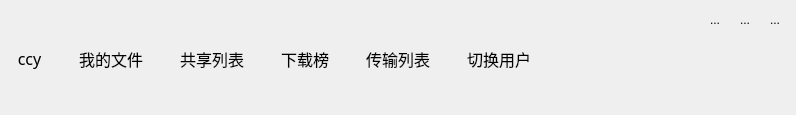
<?xml version="1.0" encoding="UTF-8"?>
<ui version="4.0">
 <class>ButtonGroup</class>
 <widget class="QWidget" name="ButtonGroup">
  <property name="geometry">
   <rect>
    <x>0</x>
    <y>0</y>
    <width>796</width>
    <height>115</height>
   </rect>
  </property>
  <property name="sizePolicy">
   <sizepolicy hsizetype="Preferred" vsizetype="Preferred">
    <horstretch>0</horstretch>
    <verstretch>0</verstretch>
   </sizepolicy>
  </property>
  <property name="maximumSize">
   <size>
    <width>16777215</width>
    <height>115</height>
   </size>
  </property>
  <property name="windowTitle">
   <string>Form</string>
  </property>
  <layout class="QHBoxLayout" name="horizontalLayout_3">
   <property name="spacing">
    <number>7</number>
   </property>
   <property name="leftMargin">
    <number>9</number>
   </property>
   <property name="topMargin">
    <number>9</number>
   </property>
   <property name="rightMargin">
    <number>9</number>
   </property>
   <property name="bottomMargin">
    <number>7</number>
   </property>
   <item>
    <widget class="QWidget" name="btns_wg" native="true">
     <layout class="QHBoxLayout" name="horizontalLayout">
      <property name="leftMargin">
       <number>0</number>
      </property>
      <property name="topMargin">
       <number>0</number>
      </property>
      <property name="rightMargin">
       <number>0</number>
      </property>
      <property name="bottomMargin">
       <number>0</number>
      </property>
      <item>
       <widget class="QToolButton" name="login_usr">
        <property name="font">
         <font>
          <family>华文琥珀</family>
          <pointsize>12</pointsize>
         </font>
        </property>
        <property name="text">
         <string>ccy</string>
        </property>
        <property name="icon">
         <iconset resource="qrc.qrc">
          <normaloff>:/MyImages/image/user.png</normaloff>:/MyImages/image/user.png</iconset>
        </property>
        <property name="iconSize">
         <size>
          <width>65</width>
          <height>65</height>
         </size>
        </property>
        <property name="toolButtonStyle">
         <enum>Qt::ToolButtonTextUnderIcon</enum>
        </property>
        <property name="autoRaise">
         <bool>true</bool>
        </property>
       </widget>
      </item>
      <item>
       <spacer name="horizontalSpacer_3">
        <property name="orientation">
         <enum>Qt::Horizontal</enum>
        </property>
        <property name="sizeHint" stdset="0">
         <size>
          <width>15</width>
          <height>20</height>
         </size>
        </property>
       </spacer>
      </item>
      <item>
       <widget class="QToolButton" name="myfile">
        <property name="font">
         <font>
          <family>华文琥珀</family>
          <pointsize>12</pointsize>
         </font>
        </property>
        <property name="text">
         <string>我的文件</string>
        </property>
        <property name="icon">
         <iconset resource="qrc.qrc">
          <normaloff>:/MyImages/image/my_file.png</normaloff>:/MyImages/image/my_file.png</iconset>
        </property>
        <property name="iconSize">
         <size>
          <width>45</width>
          <height>45</height>
         </size>
        </property>
        <property name="toolButtonStyle">
         <enum>Qt::ToolButtonTextUnderIcon</enum>
        </property>
        <property name="autoRaise">
         <bool>true</bool>
        </property>
       </widget>
      </item>
      <item>
       <spacer name="horizontalSpacer_4">
        <property name="orientation">
         <enum>Qt::Horizontal</enum>
        </property>
        <property name="sizeHint" stdset="0">
         <size>
          <width>15</width>
          <height>20</height>
         </size>
        </property>
       </spacer>
      </item>
      <item>
       <widget class="QToolButton" name="sharelist">
        <property name="font">
         <font>
          <family>华文琥珀</family>
          <pointsize>12</pointsize>
         </font>
        </property>
        <property name="text">
         <string>共享列表</string>
        </property>
        <property name="icon">
         <iconset resource="qrc.qrc">
          <normaloff>:/MyImages/image/file_share.png</normaloff>:/MyImages/image/file_share.png</iconset>
        </property>
        <property name="iconSize">
         <size>
          <width>45</width>
          <height>45</height>
         </size>
        </property>
        <property name="toolButtonStyle">
         <enum>Qt::ToolButtonTextUnderIcon</enum>
        </property>
        <property name="autoRaise">
         <bool>true</bool>
        </property>
       </widget>
      </item>
      <item>
       <spacer name="horizontalSpacer_5">
        <property name="orientation">
         <enum>Qt::Horizontal</enum>
        </property>
        <property name="sizeHint" stdset="0">
         <size>
          <width>15</width>
          <height>20</height>
         </size>
        </property>
       </spacer>
      </item>
      <item>
       <widget class="QToolButton" name="download">
        <property name="font">
         <font>
          <family>华文琥珀</family>
          <pointsize>12</pointsize>
         </font>
        </property>
        <property name="text">
         <string>下载榜</string>
        </property>
        <property name="icon">
         <iconset resource="qrc.qrc">
          <normaloff>:/MyImages/image/file_down.png</normaloff>:/MyImages/image/file_down.png</iconset>
        </property>
        <property name="iconSize">
         <size>
          <width>45</width>
          <height>45</height>
         </size>
        </property>
        <property name="toolButtonStyle">
         <enum>Qt::ToolButtonTextUnderIcon</enum>
        </property>
        <property name="autoRaise">
         <bool>true</bool>
        </property>
       </widget>
      </item>
      <item>
       <spacer name="horizontalSpacer_6">
        <property name="orientation">
         <enum>Qt::Horizontal</enum>
        </property>
        <property name="sizeHint" stdset="0">
         <size>
          <width>15</width>
          <height>20</height>
         </size>
        </property>
       </spacer>
      </item>
      <item>
       <widget class="QToolButton" name="transform">
        <property name="font">
         <font>
          <family>华文琥珀</family>
          <pointsize>12</pointsize>
         </font>
        </property>
        <property name="text">
         <string>传输列表</string>
        </property>
        <property name="icon">
         <iconset resource="qrc.qrc">
          <normaloff>:/MyImages/image/file_tran.png</normaloff>:/MyImages/image/file_tran.png</iconset>
        </property>
        <property name="iconSize">
         <size>
          <width>45</width>
          <height>45</height>
         </size>
        </property>
        <property name="toolButtonStyle">
         <enum>Qt::ToolButtonTextUnderIcon</enum>
        </property>
        <property name="autoRaise">
         <bool>true</bool>
        </property>
       </widget>
      </item>
      <item>
       <spacer name="horizontalSpacer_7">
        <property name="orientation">
         <enum>Qt::Horizontal</enum>
        </property>
        <property name="sizeHint" stdset="0">
         <size>
          <width>15</width>
          <height>20</height>
         </size>
        </property>
       </spacer>
      </item>
      <item>
       <widget class="QToolButton" name="switchuser">
        <property name="font">
         <font>
          <family>华文琥珀</family>
          <pointsize>12</pointsize>
         </font>
        </property>
        <property name="text">
         <string>切换用户</string>
        </property>
        <property name="icon">
         <iconset resource="qrc.qrc">
          <normaloff>:/MyImages/image/change_user.png</normaloff>:/MyImages/image/change_user.png</iconset>
        </property>
        <property name="iconSize">
         <size>
          <width>45</width>
          <height>45</height>
         </size>
        </property>
        <property name="toolButtonStyle">
         <enum>Qt::ToolButtonTextUnderIcon</enum>
        </property>
        <property name="autoRaise">
         <bool>true</bool>
        </property>
       </widget>
      </item>
     </layout>
    </widget>
   </item>
   <item>
    <spacer name="horizontalSpacer_2">
     <property name="orientation">
      <enum>Qt::Horizontal</enum>
     </property>
     <property name="sizeType">
      <enum>QSizePolicy::Expanding</enum>
     </property>
     <property name="sizeHint" stdset="0">
      <size>
       <width>0</width>
       <height>0</height>
      </size>
     </property>
    </spacer>
   </item>
   <item>
    <widget class="QWidget" name="widget_2" native="true">
     <layout class="QVBoxLayout" name="verticalLayout">
      <property name="spacing">
       <number>0</number>
      </property>
      <property name="leftMargin">
       <number>0</number>
      </property>
      <property name="topMargin">
       <number>0</number>
      </property>
      <property name="rightMargin">
       <number>0</number>
      </property>
      <property name="bottomMargin">
       <number>0</number>
      </property>
      <item>
       <widget class="QWidget" name="widget_3" native="true">
        <layout class="QHBoxLayout" name="horizontalLayout_2">
         <property name="leftMargin">
          <number>0</number>
         </property>
         <property name="topMargin">
          <number>0</number>
         </property>
         <property name="rightMargin">
          <number>0</number>
         </property>
         <property name="bottomMargin">
          <number>0</number>
         </property>
         <item>
          <spacer name="horizontalSpacer">
           <property name="orientation">
            <enum>Qt::Horizontal</enum>
           </property>
           <property name="sizeType">
            <enum>QSizePolicy::Fixed</enum>
           </property>
           <property name="sizeHint" stdset="0">
            <size>
             <width>40</width>
             <height>20</height>
            </size>
           </property>
          </spacer>
         </item>
         <item>
          <widget class="QToolButton" name="min">
           <property name="text">
            <string>...</string>
           </property>
           <property name="icon">
            <iconset resource="qrc.qrc">
             <normaloff>:/MyImages/image/min.png</normaloff>:/MyImages/image/min.png</iconset>
           </property>
           <property name="iconSize">
            <size>
             <width>20</width>
             <height>20</height>
            </size>
           </property>
           <property name="autoRaise">
            <bool>true</bool>
           </property>
          </widget>
         </item>
         <item>
          <widget class="QToolButton" name="max">
           <property name="text">
            <string>...</string>
           </property>
           <property name="icon">
            <iconset resource="qrc.qrc">
             <normaloff>:/MyImages/image/max.png</normaloff>
             <disabledoff>:/MyImages/image/max.png</disabledoff>:/MyImages/image/max.png</iconset>
           </property>
           <property name="iconSize">
            <size>
             <width>20</width>
             <height>20</height>
            </size>
           </property>
           <property name="autoRaise">
            <bool>true</bool>
           </property>
          </widget>
         </item>
         <item>
          <widget class="QToolButton" name="close">
           <property name="text">
            <string>...</string>
           </property>
           <property name="icon">
            <iconset resource="qrc.qrc">
             <normaloff>:/MyImages/image/close.png</normaloff>:/MyImages/image/close.png</iconset>
           </property>
           <property name="iconSize">
            <size>
             <width>20</width>
             <height>20</height>
            </size>
           </property>
           <property name="autoRaise">
            <bool>true</bool>
           </property>
          </widget>
         </item>
        </layout>
       </widget>
      </item>
      <item>
       <spacer name="verticalSpacer">
        <property name="orientation">
         <enum>Qt::Vertical</enum>
        </property>
        <property name="sizeType">
         <enum>QSizePolicy::Expanding</enum>
        </property>
        <property name="sizeHint" stdset="0">
         <size>
          <width>20</width>
          <height>65</height>
         </size>
        </property>
       </spacer>
      </item>
     </layout>
    </widget>
   </item>
  </layout>
 </widget>
 <resources>
  <include location="qrc.qrc"/>
 </resources>
 <connections/>
</ui>
